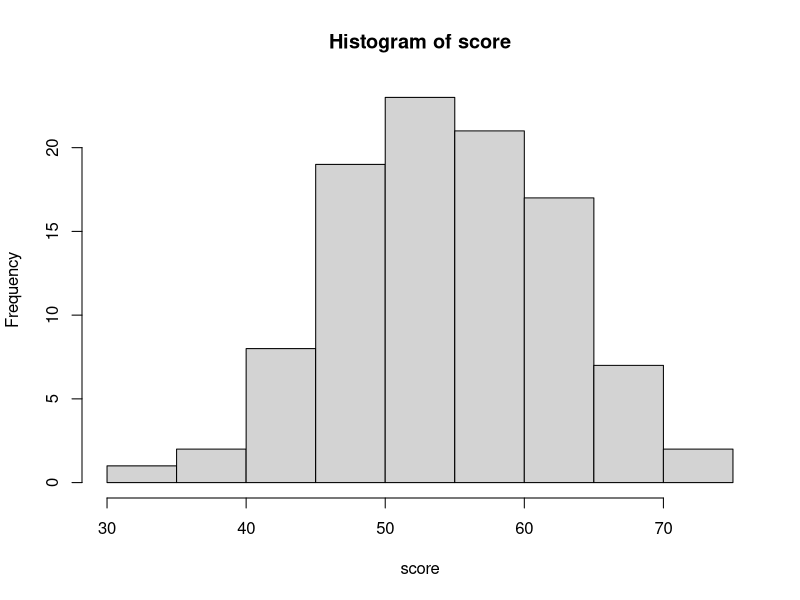
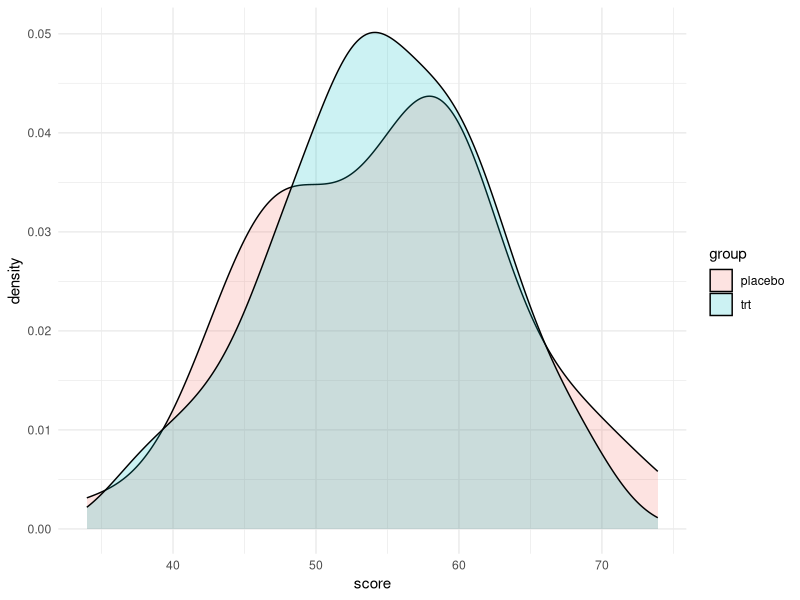
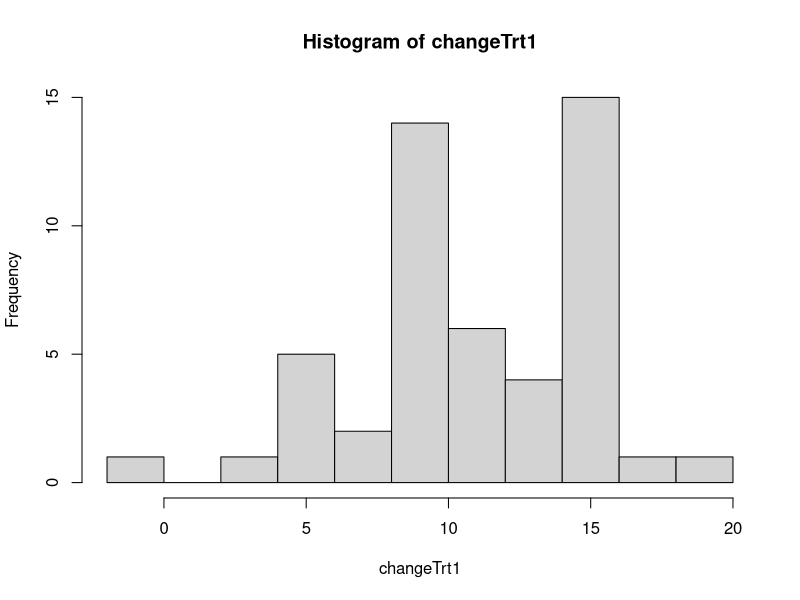
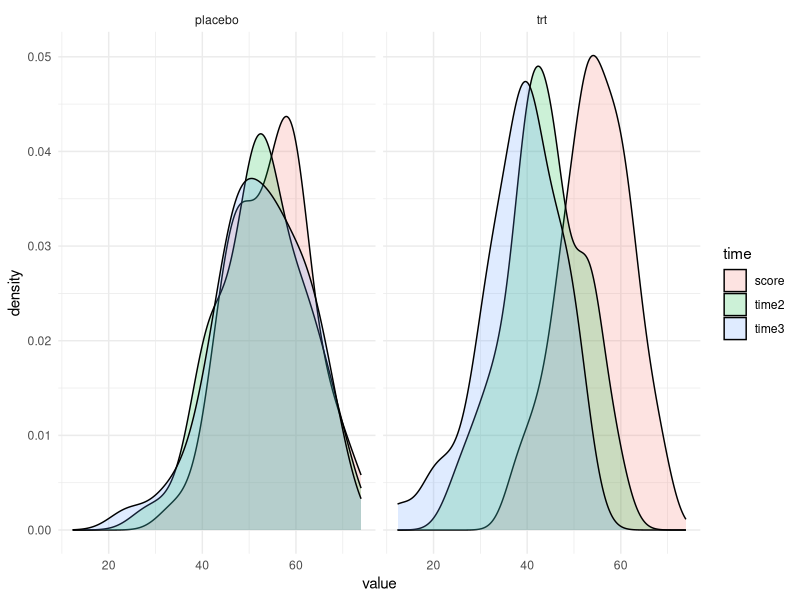
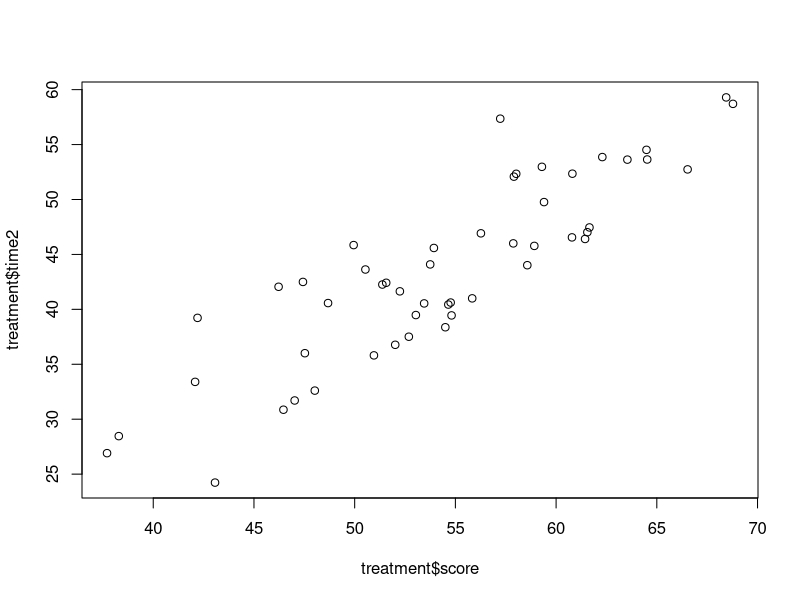
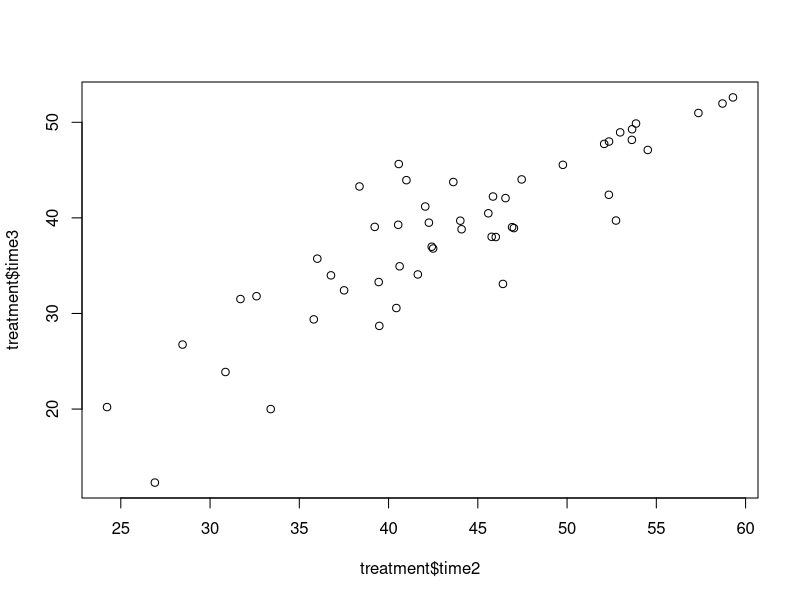

Reproduce these figures in R, in order.
## ---- chunk 1
# load libraries
require(ggplot2)
require(tidyr)
require(lme4)
require(lmerTest)
## ---- chunk 2
n = 100 # number of subjects
score <- rnorm(n, 55, 10) # generate data for PCL scores of PTSD patients
hist(score)
## ---- chunk 3
scoreTrt <-  score[1:(n/2)]
scorePlacebo <- score[((n/2)+1):n]
treatment <- data.frame(score = scoreTrt)
placebo <- data.frame(score = scorePlacebo)
treatment$group <- 'trt'
placebo$group <- 'placebo'
# and combine into your new data frame vegLengths
both <- rbind(treatment, placebo)
ggplot(both, aes(x=score, fill = group)) + geom_density(alpha = 0.2) + theme_minimal()
## ---- chunk 4
# in treatment group we remove an average of 10 points
changeTrt1 <- rnorm((n/2),10,5)
changeTrt2 <- rnorm((n/2),5,5)
hist(changeTrt1)
treatment$time2 <- treatment$score - changeTrt1 
treatment$time3 <- treatment$time2 - changeTrt2 

# now for the plcebo group
changePlacebo1 <- rnorm((n/2),2,5)
changePlacebo2 <- rnorm((n/2),1,5)
placebo$time2 <- placebo$score - changePlacebo1 
placebo$time3 <- placebo$time2 - changePlacebo2 

both <- rbind(treatment, placebo)
both$subject <- as.factor(1:n)
both_long <- pivot_longer(both, cols = c('score','time2','time3'), names_to = 'time')
ggplot(both_long, aes(x=value, fill=time)) + facet_grid(~group) + geom_density(alpha=0.2) + theme_minimal()
## ---- chunk 5
model1 <- lmer(value ~ time * group + (1|subject), data= both_long)
summary(model1)
anova(model1)
## ---- chunk 6
model1.1 <- lmer(value ~ as.factor(time) * group + (1|subject), data= both_long)
summary(model1.1)
anova(model1.1)
## ---- chunk 7
model2 <- lmer(value ~ time * group + (1|group/subject), data= both_long)
summary(model2)
anova(model2)
## ---- chunk 8
# first build the dataset
both2 <- both
both2$baseline <- both2$score
both2_long <- pivot_longer(both2, cols = c('score','time2','time3'), names_to = 'time')
## ---- chunk 9
model3 <- lmer(value ~ time * group + baseline + (1|subject), data= both2_long)
summary(model3)
#anova(model3)
## ---- chunk 10
model3.1 <- lmer(value ~ as.factor(time) * group + baseline + (1|subject), data= both2_long)
summary(model3.1)
#anova(model3)
## ---- chunk 11
both2_long2 <- dplyr::filter(both2_long, time!='score')
model4 <- lmer(value ~ time * group + baseline + (1|group/subject), data= both2_long2)
summary(model4)
anova(model4)
## ---- chunk 12
model4.1 <- lmer(value ~ as.factor(time) * group + baseline + (1|group/subject), data= both2_long2)
summary(model4.1)
anova(model4.1)

## ---- chunk 13
p1 <- plot(treatment$score, treatment$time2)
cor.test(treatment$score, treatment$time2)
p2 <- plot(treatment$time2, treatment$time3)
cor.test(treatment$time2, treatment$time3)
